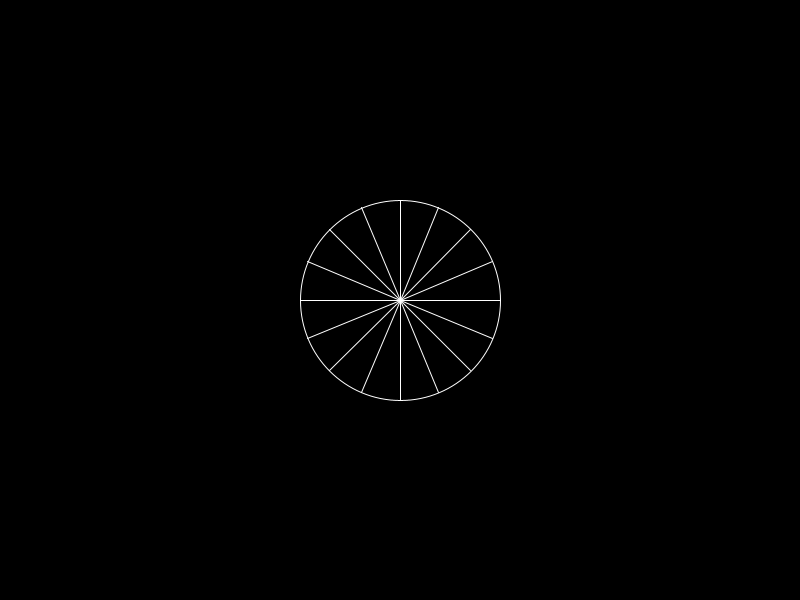
Frame 1 (no input)
Frame 60 (the mouse pressed at the canvas centre just before this capture): identical to frame 1, image omitted
Frame 120 (the mouse held since frame 60 and released just before this capture): identical to frame 1, image omitted

The Processing sketch that drew this single still picture (run headless with seeded random() and noise(); from frame 60 on, the mouse is pressed at the canvas centre):

// Processing sketch: A_5_1_FOR_Exercicio1
// ── A_5_1_FOR_Exercicio1.pde
int raio, centroX, centroY;
float angle = 0;
int numDiv = 16;

float pX, pY;

void setup(){
  size(800, 600);
  background (0);
  stroke(255);
  noFill();
  
  raio = height/6;
  centroX = width/2;
  centroY = height/2;
}

void draw() {
  background (0);
  ellipse(centroX, centroY, raio*2, raio*2);
  
  for (int i = 0; i <= numDiv; i++){
  
  pX =  centroX+raio*sin((TWO_PI/numDiv)*i);
  pY =  centroY+raio*cos((TWO_PI/numDiv)*i);
  line (centroX, centroY, pX, pY);
}
  
  
  
}
